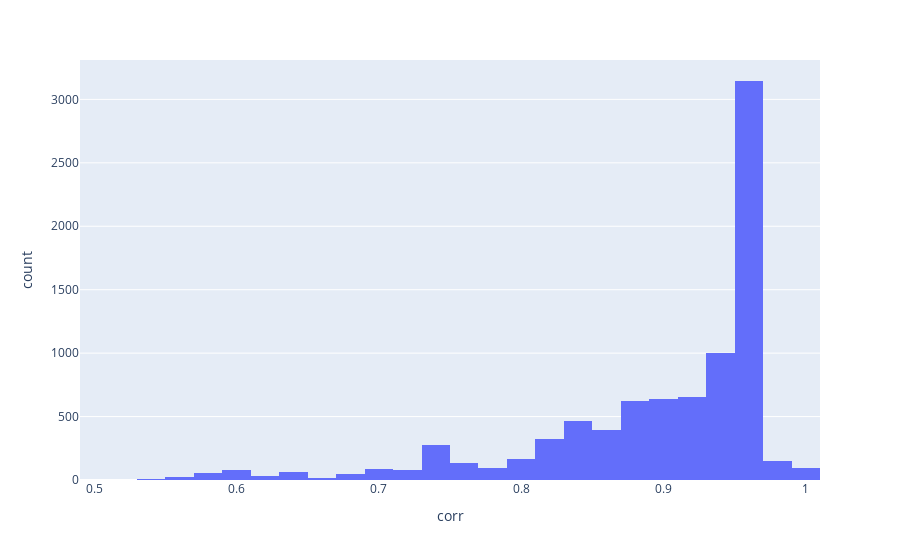

Here is the notebook cell this chart was saved with:
### Code cell
fig = px.histogram(
    var_corr_df["corr"],
    x="corr",
    nbins=25,
)
fig.show()

### Figure 1 — Plotly figure (JSON) as saved in the notebook; plotly's stock layout.template omitted (floating-point values rounded to 4 significant figures; data arrays with more than 128 entries replaced by an {"elided": "..."} marker saying what was removed)
{"data": [{"alignmentgroup": "True", "bingroup": "x", "hovertemplate": "corr=%{x}<br>count=%{y}<extra></extra>", "legendgroup": "", "marker": {"color": "#636efa", "pattern": {"shape": ""}}, "name": "", "nbinsx": 25, "offsetgroup": "", "orientation": "v", "showlegend": false, "type": "histogram", "x": {"elided": "8646 float values"}, "xaxis": "x", "yaxis": "y"}], "layout": {"barmode": "relative", "legend": {"tracegroupgap": 0}, "margin": {"t": 60}, "xaxis": {"anchor": "y", "domain": [0, 1], "title": {"text": "corr"}}, "yaxis": {"anchor": "x", "domain": [0, 1], "title": {"text": "count"}}}}
